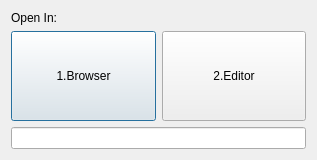
<?xml version="1.0" encoding="UTF-8"?>
<ui version="4.0">
 <class>selection</class>
 <widget class="QDialog" name="selection">
  <property name="geometry">
   <rect>
    <x>0</x>
    <y>0</y>
    <width>317</width>
    <height>160</height>
   </rect>
  </property>
  <property name="windowTitle">
   <string>Dialog</string>
  </property>
  <layout class="QVBoxLayout" name="verticalLayout">
   <item>
    <widget class="QLabel" name="label">
     <property name="text">
      <string>Open In:</string>
     </property>
    </widget>
   </item>
   <item>
    <layout class="QHBoxLayout" name="horizontalLayout">
     <item>
      <widget class="QPushButton" name="pushButton">
       <property name="sizePolicy">
        <sizepolicy hsizetype="Expanding" vsizetype="Expanding">
         <horstretch>0</horstretch>
         <verstretch>0</verstretch>
        </sizepolicy>
       </property>
       <property name="text">
        <string>1.Browser</string>
       </property>
      </widget>
     </item>
     <item>
      <widget class="QPushButton" name="pushButton_2">
       <property name="sizePolicy">
        <sizepolicy hsizetype="Expanding" vsizetype="Expanding">
         <horstretch>0</horstretch>
         <verstretch>0</verstretch>
        </sizepolicy>
       </property>
       <property name="text">
        <string>2.Editor</string>
       </property>
      </widget>
     </item>
    </layout>
   </item>
   <item>
    <widget class="QLineEdit" name="lineEdit"/>
   </item>
  </layout>
 </widget>
 <tabstops>
  <tabstop>lineEdit</tabstop>
  <tabstop>pushButton</tabstop>
  <tabstop>pushButton_2</tabstop>
 </tabstops>
 <resources/>
 <connections/>
</ui>
